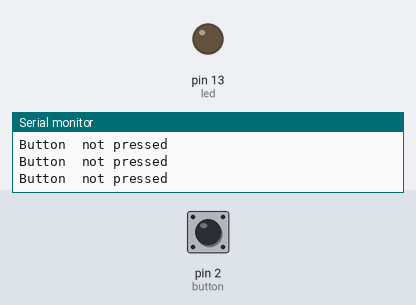
Recording of a sketch running on a simulated Arduino Uno, built with avr-gcc and run on an emulated ATmega328P. On the bench: output pins drawn as LEDs (lit = HIGH), the last lines printed to the serial monitor. The test bench sets the inputs (shaded band); at power-on: pin 2 (button) LOW.

Above: at 1.2 s.
1.3 s: pin 2 (button) pulled HIGH for 0.15 s
At 1.4 s:
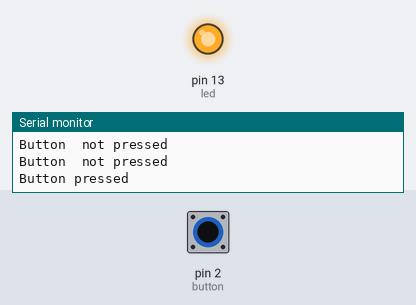
3.0 s: pin 2 (button) pulled HIGH for 3.2 s
At 7.1 s:
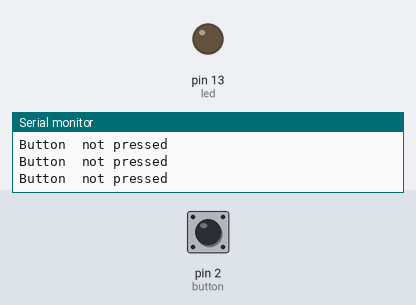
Timing chart, 0 to 8.6 s (numbered marks = the images above; inputs shaded):
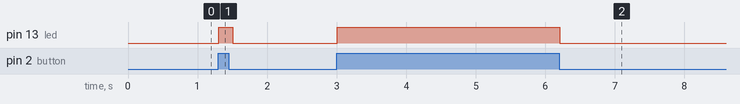

The sketch:

button_led_blink.ino
```cpp
const int led= 13;
const int button = 2;
void setup(){
  pinMode(led,OUTPUT);
  pinMode(button,INPUT);
  Serial.begin(9600); }
void loop(){
  int data= digitalRead(button);
  if (data == HIGH){
    Serial.println("Button pressed");
    digitalWrite(led,HIGH);
  } else{
    Serial.println("Button  not pressed");
    digitalWrite(led,LOW); }
  delay(100);
}
```

Measured:
- after the input at 1.3 s, pin 13 (led): LOW → HIGH at once, → LOW 0.20 s later
- after the input at 3.0 s, pin 13 (led): LOW → HIGH at once, → LOW 3.2 s later
